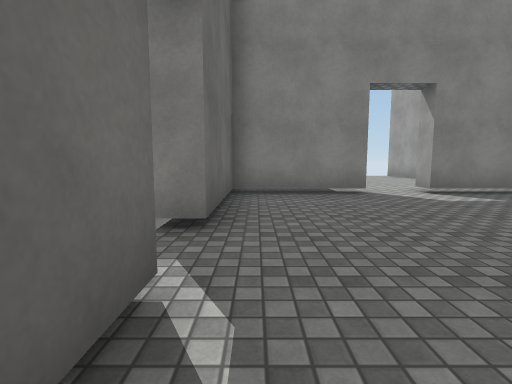
[1] (above)

16 first-person views from a walk through a Unity game level. The camera is 1.2 m above the floor, tilts 6° down and sees 85° across. Doors are open. The floor is counted in squares, 2 m on a side. Each view is taken from the middle of a square. On the plan, view 1 faces up. The plan holds only what a view shows up to about 9 squares ahead; the rest is blank. The place goes on beyond the plan. The player is left out. Surface patterns are stand-ins for the level's own textures.

[2]
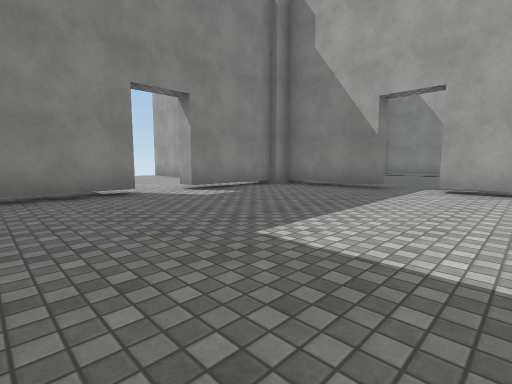

[3]
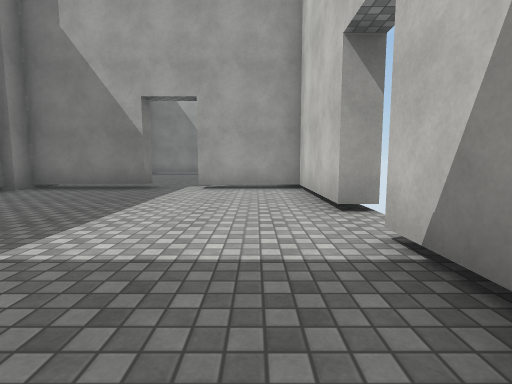

[4]
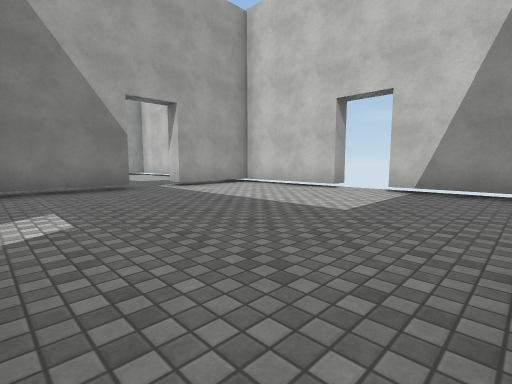

[5]
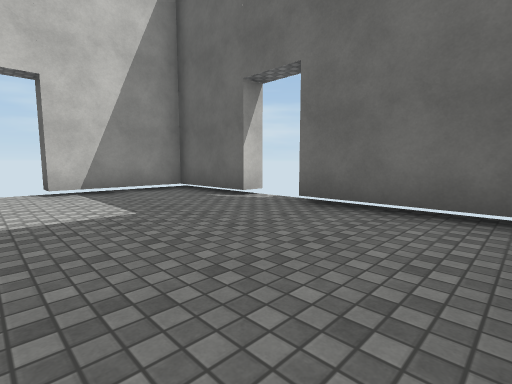

[6]
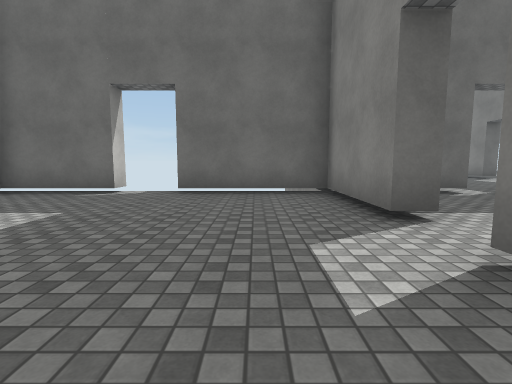

[7]
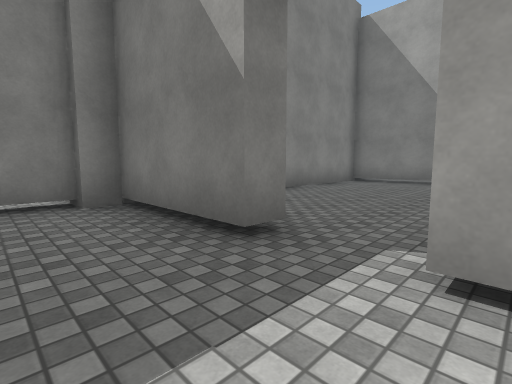

[8]
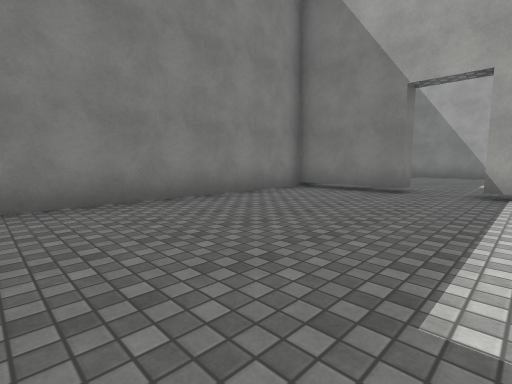

[9]
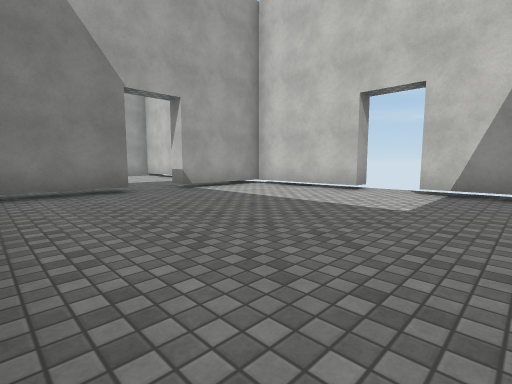

[10]
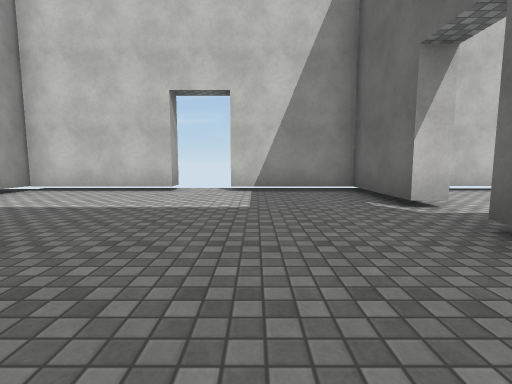

[11]
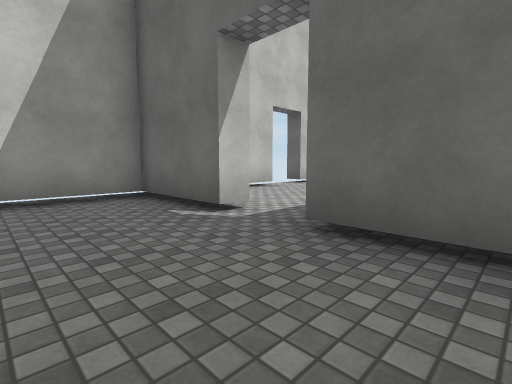

[12]
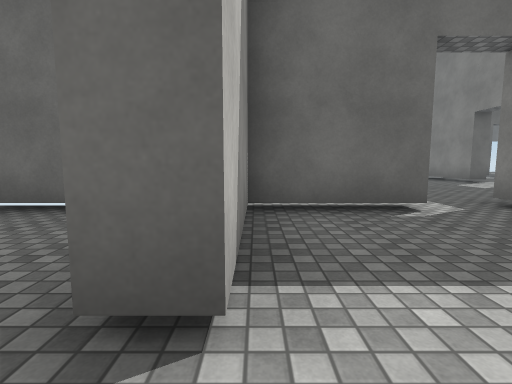

[13]
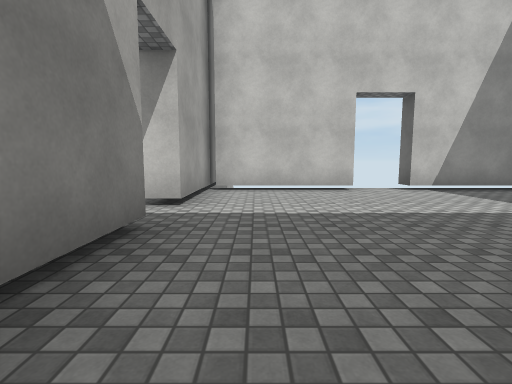

[14]
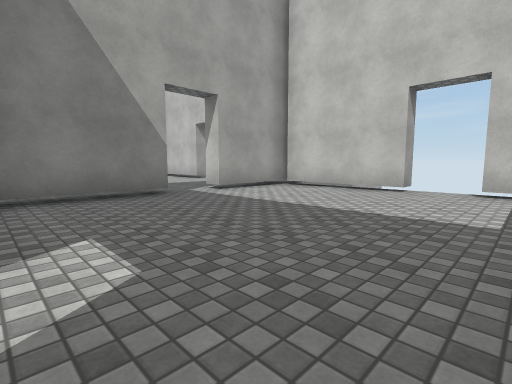

[15]
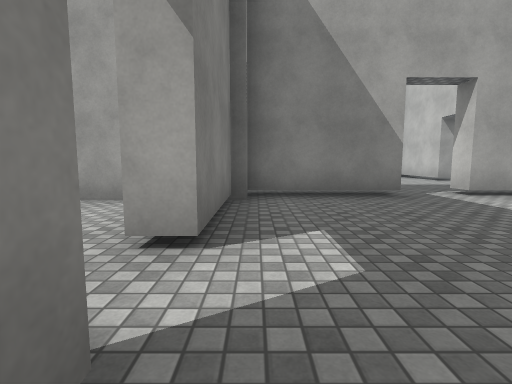

[16]
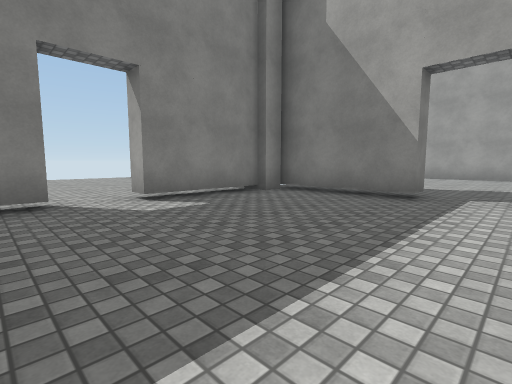

### Floor plan
Key: @ floor where view 1 was taken; # wall or solid block; x gap in a wall; . floor; T thing the floor can be seen under or through.
Columns run from 6 left of view 1 to 18 right of it. Each row starts with its distance up from view 1.
 17  ...
 16  ...
 15  ....#
 14  ....#
 13 #.####
 12 .....T.
 11 .....T.
 10 .....T.....
  9 ............#
  8 .....#.....
  7 .....#.....
  6 #.#######.###########
  5 # #  #......##......#.
  4      #.......#......#.
  3      #.......#......#....
  2       ...................
  1      x.......#......#..
  0      #@......#......#.
 -1      ####.######.####
 -2         # #

Positions as (right, up) in squares from view 1, and headings:
1: (0, 0), facing up
2: (0, 0), facing up-right
3: (0, 0), facing right
4: (0, 5), facing down-right
5: (3, 5), facing down-left
6: (5, 4), facing left
7: (5, 1), facing up-right
8: (8, 1), facing up-right
9: (8, 5), facing down-right
10: (9, 5), facing down
11: (9, 4), facing down-left
12: (3, 6), facing left
13: (-2, 12), facing down
14: (-6, 12), facing down-right
15: (-6, 12), facing right
16: (-6, 8), facing up-right
